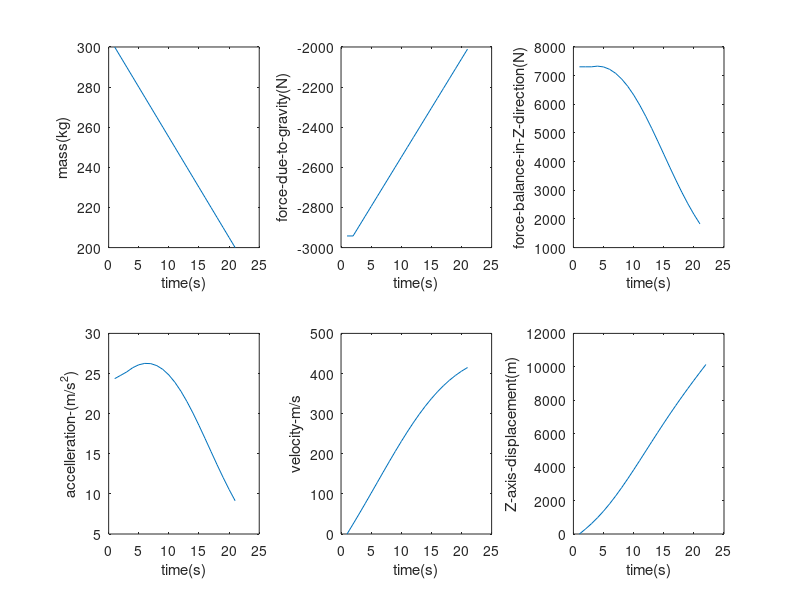
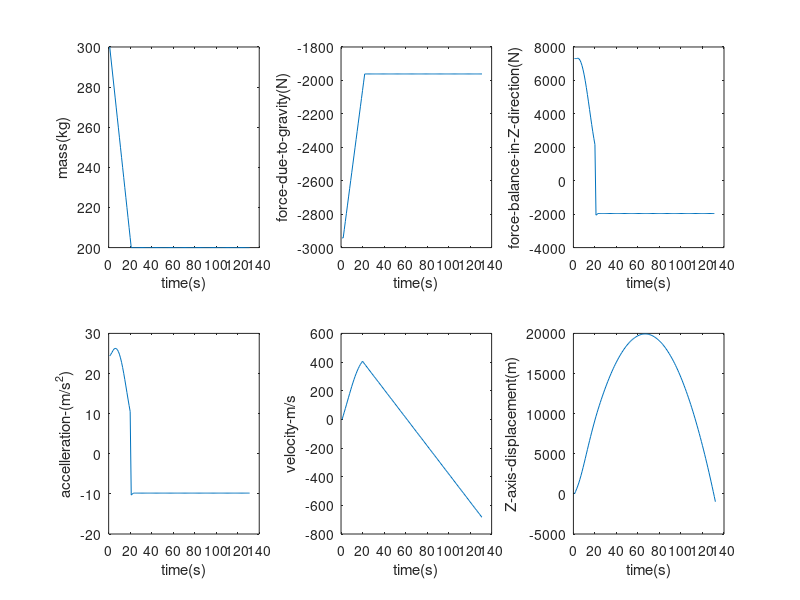

MATLAB code for these plots, in order:
clear
clc
% radius of beer keg is 11.125 inches height is 23.325 in 
rocket_diameter = 31.75; % cm = 12.5 in 
% 
%width of rocket is 12.5 inches
nose_cone_area= 0.4249501178; % m^2   = 658.674; %in^2

%for nose_z=1:1:20
%nose_x= 
%nose_y= 
%end

%for a tangent ogave nose cone
Cd_Rocket=0.154;
Air_Density_launch= 1.24462; % kg/m^3

Force_Drag_rocket=0;
Force_Drag_rocket(2,1)=1;






% starting point meters
z_0 = 0;
% final altitude meters = 25000 feet
Z_F = 7620; % meters
% acceleration due to gravity 
g = -9.80665; % meters/second^2
% mass start
M_Rocket_empty = 200; %kg
% mass fuel
M_Fuel = 50; %kg
% mass lox
M_lox = 50; %kg
% mass at launch
Mass_Launch = M_lox+M_Fuel+M_Rocket_empty; %kg
Mass_Final = M_Rocket_empty; %kg
% total time burning fuel and lox
Burn_time = 20; % seconds
% difference between mass at launch and mass final
Mass_burned = M_lox+M_Fuel;
M_dot_burn = ((M_lox+M_Fuel)/Burn_time); % burn_rate
i=1; %interval
exhaust_exit_velocity = 2050; %m/s



Force_Thrust = M_dot_burn * exhaust_exit_velocity;

Rocket_momentary_mass(1,1) = Mass_Launch; %initializes Momentary rocket mass
Momentary_gravity_Force(1,1)= Mass_Launch*g;

Force_balance(1,1)= (Momentary_gravity_Force(1,1)) + Force_Thrust;

Momentary_Position_Z(1,1)=0;
Momentary_velocity(1,1) = 0;
Momentary_acceleration(1,1)=(Force_balance(1,1))/(Rocket_momentary_mass(1,1));
Momentary_Position_Z(2,1)=Momentary_Position_Z(1,1) + Momentary_velocity(1,1) +((1/2)*(Momentary_acceleration(1,1))^2);


for time=1:Burn_time
Rocket_momentary_mass((time+1),1)=Rocket_momentary_mass(time,1)-M_dot_burn;
Momentary_gravity_Force((time+1),1)=(Rocket_momentary_mass(time,1))*(g); %

Force_Drag_rocket((time+1),1) = (1/2)*(Air_Density_launch)*((Momentary_velocity(time,1))^2)*(Cd_Rocket)*(nose_cone_area);

Force_balance((time+1),1)= (Momentary_gravity_Force(time,1)) + Force_Thrust - Force_Drag_rocket(time,1);
Momentary_acceleration((time+1),1) = (Force_balance(time+1,1))/(Rocket_momentary_mass(time+1,1));
Momentary_velocity((time+1),1)= Momentary_velocity(time,1)+ Momentary_acceleration((time+1),1);
Momentary_Position_Z((time+2),1) = Momentary_Position_Z((time+1),1) + Momentary_velocity((time+1),1) +((1/2)*(Momentary_acceleration((time),1)^2));



end






total_time=length(Momentary_velocity);
time_graph_start=1;
figure 
subplot(2,3,1)
plot((time_graph_start:1:total_time),Rocket_momentary_mass)
xlabel time(s)
ylabel mass(kg)
subplot(2,3,2)
plot((time_graph_start:1:total_time),Momentary_gravity_Force)
xlabel time(s)
ylabel force-due-to-gravity(N)
subplot(2,3,3)
plot((time_graph_start:1:total_time),Force_balance)
xlabel time(s)
ylabel force-balance-in-Z-direction(N)

subplot(2,3,4)
plot((time_graph_start:1:total_time),Momentary_acceleration)
xlabel time(s)
ylabel accelleration-(m/s^2)
subplot(2,3,5)
plot((time_graph_start:1:total_time),Momentary_velocity)
xlabel time(s)
ylabel velocity-m/s 

subplot(2,3,6)
plot((1:1:total_time+1),Momentary_Position_Z)
xlabel time(s)
ylabel Z-axis-displacement(m)
%%
while Momentary_Position_Z(time,1)>0
    disp("time")
    disp(time)
Rocket_momentary_mass(time+1,1)=(Mass_Final);
Momentary_gravity_Force((time+1),1)=(Rocket_momentary_mass(time,1))*(g); 
% force of drag is calculated based on previous second's velocity
Force_Drag_rocket((time+1),1) = (1/2)*(Air_Density_launch)*((Momentary_velocity(time,1))^2)*(Cd_Rocket)*(nose_cone_area);

Force_balance((time+1),1)= (Momentary_gravity_Force(time,1)); % Force_Drag_rocket(time,1);
Momentary_acceleration((time+1),1) = (Force_balance(time+1,1))/(Rocket_momentary_mass(time+1,1));
Momentary_velocity((time+1),1)= Momentary_velocity(time,1)+ Momentary_acceleration((time+1),1);
Momentary_Position_Z((time+2),1) = Momentary_Position_Z((time+1),1) + Momentary_velocity((time+1),1) +((1/2)*(Momentary_acceleration((time),1)^2));
time=time+1;





end








%%
total_time=length(Momentary_velocity);
time_graph_start=1;
figure 
subplot(2,3,1)
plot((time_graph_start:1:total_time),Rocket_momentary_mass)
xlabel time(s)
ylabel mass(kg)
subplot(2,3,2)
plot((time_graph_start:1:total_time),Momentary_gravity_Force)
xlabel time(s)
ylabel force-due-to-gravity(N)
subplot(2,3,3)
plot((time_graph_start:1:total_time),Force_balance)
xlabel time(s)
ylabel force-balance-in-Z-direction(N)

subplot(2,3,4)
plot((time_graph_start:1:total_time),Momentary_acceleration)
xlabel time(s)
ylabel accelleration-(m/s^2)
subplot(2,3,5)
plot((time_graph_start:1:total_time),Momentary_velocity)
xlabel time(s)
ylabel velocity-m/s 

subplot(2,3,6)
plot((1:1:total_time+1),Momentary_Position_Z)
xlabel time(s)
ylabel Z-axis-displacement(m)
